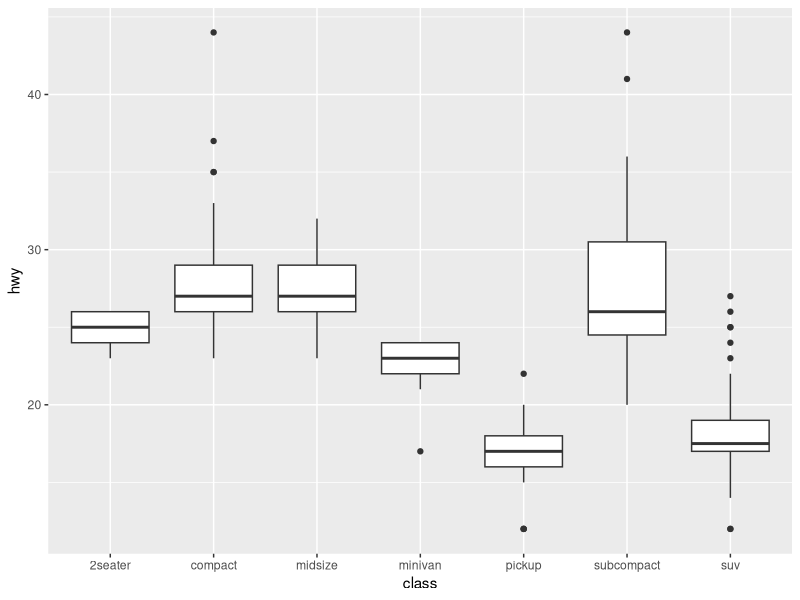
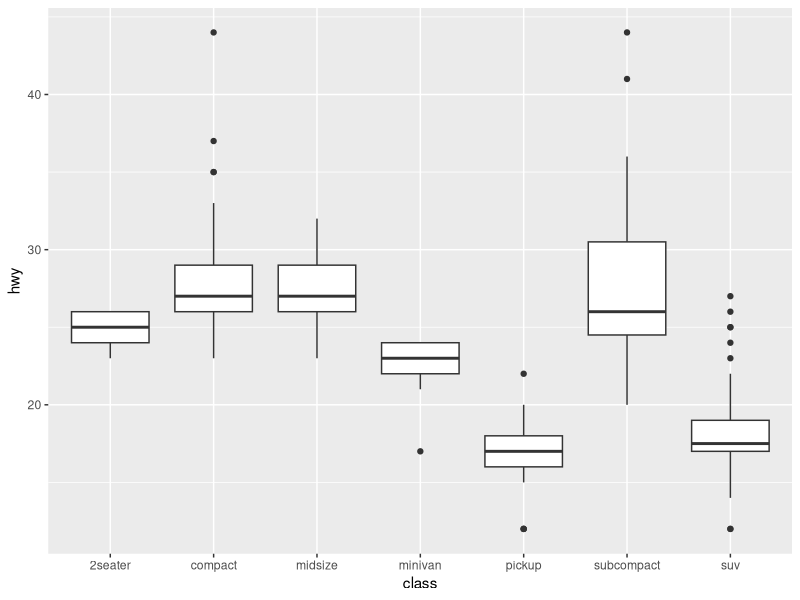

Write R code to recreate these figures, in order.
## ---- chunk 1
knitr::opts_chunk$set(echo = TRUE, warning=FALSE, message=FALSE, fig.width=5, fig.height=3)
## ---- chunk 2
library(forcats)
library(tidyverse)
data("mpg")
## ---- chunk 3
mpg %>% 
  ggplot(aes(x=class, y=hwy)) +
  geom_boxplot()
## ---- chunk 4

## ---- chunk 5

## ---- chunk 6

## ---- chunk 7

## ---- chunk 8
mpg %>% 
  ggplot(aes(x=class, y=hwy)) +
  geom_boxplot()
## ---- chunk 9

## ---- chunk 10

## ---- chunk 11

## ---- chunk 12
table(mpg$manufacturer)
## ---- chunk 13

